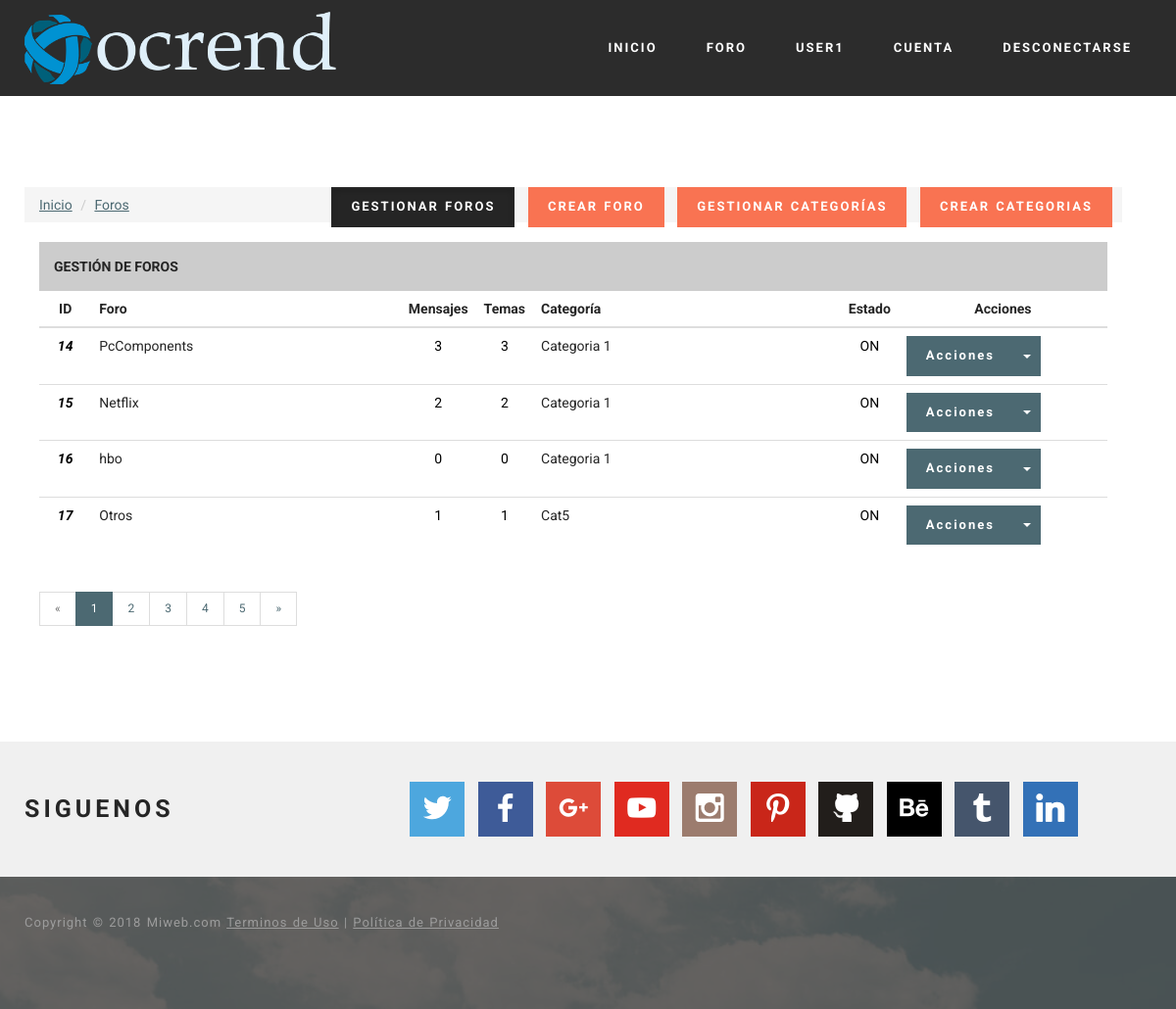
Page /?view=configforos (signed in) on the committed database.
### tables this page shows
CREATE TABLE `users` (
  `id` bigint(255) NOT NULL,
  `user` varchar(17) NOT NULL,
  `pass` varchar(50) NOT NULL,
  `email` varchar(40) NOT NULL,
  `permiso` int(1) NOT NULL DEFAULT '0' COMMENT '0=Usuario normal,  1= moderador  2=admin',
  `activo` int(1) NOT NULL DEFAULT '0',
  `keyreg` varchar(120) NOT NULL DEFAULT '',
  `keypass` varchar(50) NOT NULL,
  `new_pass` varchar(50) NOT NULL,
  `ultima_conexion` int(80) NOT NULL DEFAULT '1539558829',
  `no_leidos` text NOT NULL,
  `img_perfil` varchar(100) NOT NULL DEFAULT 'noavatar.gif',
  `firma` varchar(255) NOT NULL DEFAULT 'Esta es la firma de usuario',
  `rango` varchar(70) NOT NULL DEFAULT 'Usuario',
  `edad` int(3) NOT NULL DEFAULT '18',
  `fecha_reg` varchar(11) NOT NULL DEFAULT '15/10/2018',
  `biografia` varchar(255) NOT NULL DEFAULT 'Biografía del usuario.'
);

CREATE TABLE `foros` (
  `id` int(255) NOT NULL,
  `nombre` varchar(255) NOT NULL,
  `descripcion` varchar(255) NOT NULL,
  `cantidad_mensajes` bigint(255) NOT NULL DEFAULT '0',
  `cantidad_temas` bigint(255) NOT NULL DEFAULT '0',
  `id_categoria` int(100) NOT NULL DEFAULT '1',
  `estado` int(1) NOT NULL DEFAULT '1' COMMENT '1 es el estado abierto del foro y 0 para crrarlo y solo admin tiene acceso',
  `ultimo_tema` varchar(255) NOT NULL,
  `id_ultimo_tema` bigint(255) NOT NULL
);

CREATE TABLE `categorias` (
  `id` int(255) NOT NULL,
  `nombre` varchar(255) NOT NULL
);

### core/bin/functions/Users.php (called while the page is built, shortened)
<?php
function Users(){
$db = new Conexion();
$query =  $db->query("SELECT timer FROM config WHERE id='1' LIMIT 1;");
$timer = $db->recorrer($query)[0];
$db-> liberar($query);
$sql = $db->query("SELECT * FROM users");
$usuarios_actuales_db = $db->rows($sql);
if($_SESSION['cantidad_usuarios'] != $usuarios_actuales_db or (time() - 60) <= $timer) {
  while($d = $db->recorrer($sql)) {
    $users[$d['id']]= $d;}
}else {
  if (!isset($_SESSION['users'])) {
    while($d = $db->recorrer($sql)) {
      $users[$d['id']]= $d;}
  } else {
    $users = $_SESSION['users'];
  }
}
return $_SESSION['users'];
}
?>

### core/core.php (called while the page is built, shortened)
<?php
require('core/models/class.Conexion.php');
require('core/bin/functions/Users.php');
require('core/bin/functions/Categorias.php');
require('core/bin/functions/Foros.php');
$_users = Users();
$_categorias = Categorias();
$_foros = Foros();
?>

### core/models/class.Conexion.php (called while the page is built, shortened)
<?php
class Conexion extends mysqli {
public function rows($query){
  return mysqli_num_rows($query);
}
public function liberar($query){
  return mysqli_free_result($query);
}
public function recorrer($query){
  return mysqli_fetch_array($query);
}
}
 ?>

### core/bin/functions/Foros.php (called while the page is built, shortened)
<?php
function Foros(){
$db = new Conexion();
$sql = $db->query("SELECT * FROM foros;");
if($db->rows($sql) > 0) {
  while($d = $db->recorrer($sql)) {
    $foros[$d['id']]= $d;
    }
}else {
  $foros = false;
}
return $foros;
}
?>

### core/bin/functions/Categorias.php (called while the page is built, shortened)
<?php
function Categorias(){
$db = new Conexion();
$sql = $db->query("SELECT * FROM categorias;");
if($db->rows($sql) > 0) {
  while($d = $db->recorrer($sql)) {
    $categorias[$d['id']]= $d;
    }
}else {
  $categorias = false;
}
return $categorias;
}
?>

### html/forum/foros/all_foro.php (the view, shortened to what this page needs)
<?php include(HTML_DIR . 'overall/header.php'); ?>
<body>
<?php include(HTML_DIR . 'overall/topnav.php'); ?>
 <section class="mbr-section mbr-after-navbar" id="content1-10">
     <div class="mbr-section__container container mbr-section__container--isolated">
<div class="row container">
<?php
if(isset($_SESSION['app_id']) and $_users[$_SESSION['app_id']]['permiso'] >= 2){
  echo'
 <div class="mbr-avbar__column"><ul class="mbr-navbar__items mbr-navbar__items--right mbr-buttons mbr-buttons--freeze mbr-buttons">
     <a class="mbr-buttons__btn btn btn-danger active" href="?view=configforos">GESTIONAR FOROS</a>
     <a class="mbr-buttons__btn btn btn-danger" href="?view=configforos&mode=add">CREAR FORO</a>
     <a class="mbr-buttons__btn btn btn-danger" href="?view=categorias">GESTIONAR CATEGORÍAS</a>
     <a class="mbr-buttons__btn btn btn-danger" href="?view=categorias&mode=add">CREAR CATEGORIAS</a>
</div>
  ';
}
?>
 <ol class="breadcrumb">
   <li class="breadcrumb-item"><i class="fa fa-comments"></i><a href="?view=index">Inicio</a></li>
   <li class="breadcrumb-item"><i class="fa fa-comments"></i><a href="?view=forum">Foros</a></li>
 </ol>
<div class="col-sm-12">
  <table width="100%" border="0" cellspacing="2" cellpadding="2">
     <tr>
       <th scope="col" bgcolor="#CCCCCC" style="margin-bottom:5px; height:32px;" >
         <div align="left" style="margin-left:15px; margin-top:15px; margin-bottom:15px;">
           GESTIÓN DE FOROS</div></th>
     </tr>
   </table>
   <?php
if(false != $_foros){
  $HTML= '
  <div class="row">
    <div class="col-md-12">
  <table class="table">
    <thead>
      <tr>
        <th style="width: 5%;  text-align: center;">ID</th>
        <th style="width: 30%">Foro</th>
        <th style="width: 5%;  text-align: center;">Mensajes</th>
        <th style="width: 5%;  text-align: center;">Temas</th>
        <th style="width: 30%">Categoría</th>
        <th style="width: 5%;  text-align: center;">Estado</th>
        <th style="width: 20%;  text-align: center;">Acciones</th>
      </tr>
    </thead>
   <tbody>';
   foreach ($_foros as $id_foro => $content_array){
     $estado = $_foros[$id_foro]['estado'] == 1 ? 'ON' : 'OFF';
     $HTML .= '<tr>
       <td style="font-style: italic;	color: #000; text-align: center;"><strong>'.$_foros[$id_foro]['id'].'</strong></td>
       <td>'.$_foros[$id_foro]['nombre'].'</td>
       <td style="color: #000; text-align: center;">'.number_format($_foros[$id_foro]['cantidad_mensajes'],0,',','.').'</td>
       <td style="color: #000; text-align: center;">'.number_format($_foros[$id_foro]['cantidad_temas'],0,',','.').'</td>
       <td>'.$_categorias[$_foros[$id_foro]['id_categoria']]['nombre'].'</td>
       <td style="color: #000; text-align: center;">'. $estado .'</td>
      <td>
        <div class="btn-group">
          <a class="btn btn-primary">Acciones</a>
          <a href="#" class="btn btn-primary dropdown-toggle" data-toggle="dropdown"><span class="caret"></span></a>
          <ul class="dropdown-menu">
            <li><a href="?view=configforos&mode=edit&id='.$_foros[$id_foro]['id'].'">Editar</a></li>
            <li><a onClick="DeleteItem(\'¿Esta seguro de eliminar este foro?\', \'?view=configforos&mode=delete&id='.$_foros[$id_foro]['id'].'\')">Eliminar</a></li>
          </ul>
      </div>
    </td>
    </tr>';
    }
    $HTML .='</tbody></table>';
   } else {
     $HTML='<div class="alert alert-dismissible alert-info">
  <button type="button" class="close" data-dismiss="alert">&times;</button>
  <strong>UPS! No hay ningun foro (all_foro.php)</strong></a>
</div>';
  }
echo $HTML;
   ?>
 <div>
   <ul class="pagination pagination-sm">
     <li class="page-item disabled">
       <a class="page-link" href="#">&laquo;</a>
     </li>
     <li class="page-item active">
       <a class="page-link" href="#">1</a>
     </li>
     <li class="page-item">
       <a class="page-link" href="#">2</a>
     </li>
     <li class="page-item">
       <a class="page-link" href="#">3</a>
     </li>
     <li class="page-item">
       <a class="page-link" href="#">4</a>
     </li>
     <li class="page-item">
       <a class="page-link" href="#">5</a>
     </li>
     <li class="page-item">
       <a class="page-link" href="#">&raquo;</a>
     </li>
   </ul>
 </div>
</div>
</section>
<?php include(HTML_DIR . 'overall/footer.php'); ?>
</body>
</html>

### html/overall/topnav.php (shortened to what this page needs)
<section class="mbr-navbar mbr-navbar--freeze mbr-navbar--absolute mbr-navbar--sticky mbr-navbar--auto-collapse" id="ext_menu-0">
    <div class="mbr-navbar__section mbr-section">
        <div class="mbr-section__container container">
            <div class="mbr-navbar__container">
                <div class="mbr-navbar__column mbr-navbar__column--s mbr-navbar__brand">
                    <span class="mbr-navbar__brand-link mbr-brand mbr-brand--inline">
                        <span class="mbr-brand__logo"><a href="#"><img class="mbr-navbar__brand-img mbr-brand__img" src="views/images/logo.png" alt="Mobirise"></a></span>
                    </span>
                </div>
                <div class="mbr-navbar__column mbr-navbar__menu">
                    <nav class="mbr-navbar__menu-box mbr-navbar__menu-box--inline-right">
                        <div class="mbr-navbar__column"><ul class="mbr-navbar__items mbr-navbar__items--right mbr-buttons mbr-buttons--freeze mbr-buttons--right btn-decorator mbr-buttons--active"><li class="mbr-navbar__item">
                          <a class="mbr-buttons__link btn text-white" href="#">INICIO</a></li><li class="mbr-navbar__item">
                            <a class="mbr-buttons__link btn text-white" href="?view=forum">FORO</a></li><li class="mbr-navbar__item">
<?php
if(!isset($_SESSION['app_id'])){
  echo '<a class="mbr-buttons__link btn text-white" data-toggle="modal" data-target="#Login">INICIAR SESIÓN</a></li><li class="mbr-navbar__item">
  <div class="mbr-navbar__column"><ul class="mbr-navbar__items mbr-navbar__items--right mbr-buttons mbr-buttons--freeze mbr-buttons--right btn-inverse mbr-buttons--active">
  <li class="mbr-navbar__item"><a class="mbr-buttons__btn btn btn-danger" data-toggle="modal" data-target="#Registro">REGISTRO</a></li></ul></div>
';
}else {
  echo '<a class="mbr-buttons__link btn text-white" href="?view=perfil&id='.$_SESSION['app_id'].'">'. strtoupper($_users[$_SESSION['app_id']]['user']) .'</a></li><li class="mbr-navbar__item">
        <a class="mbr-buttons__link btn text-white" href="?view=cuenta">CUENTA</a></li><li class="mbr-navbar__item">
        <a class="mbr-buttons__link btn text-white" href="?view=logout">DESCONECTARSE</a></li><li class="mbr-navbar__item">
  ';
}
?>
                    </nav>
                </div>
            </div>
        </div>
    </div>
</section>

### views/mobirise/css/style.css (style rules this page uses)
html { position: relative; min-height: 100%; }
.mbr-navbar { position: relative; width: 100%; }
.mbr-navbar:before { content: ""; display: block; }
.mbr-navbar__brand-link:after, .mbr-navbar__brand-img { height: 74px; }
.mbr-navbar:before, .mbr-navbar__container { height: 98px; }
.mbr-navbar__brand-img { position: relative; }
.mbr-navbar__brand-img, .mbr-navbar__container, .mbr-navbar__section { -webkit-transition: all 300ms ease-in-out 0s; -o-transition: all 300ms ease-in-out 0s; transition: all 300ms ease-in-out 0s; }
.mbr-navbar__section { background: #2c2c2c; height: auto; position: absolute; top: 0; width: 100%; z-index: 1000; }
.mbr-navbar__container { display: table; padding: 12px 0; width: 100%; }
.mbr-navbar__menu-box { display: table; width: 100%; }
.mbr-navbar__menu-box--inline-left, .mbr-navbar__menu-box--inline-center, .mbr-navbar__menu-box--inline-right { display: block; text-align: left; }
.mbr-navbar__menu-box--inline-right { text-align: right; }
.mbr-navbar__column { display: table-cell; vertical-align: middle; }
.mbr-navbar__column--s { width: 20%; }
.mbr-navbar__menu-box--inline-left .mbr-navbar__column, .mbr-navbar__menu-box--inline-center .mbr-navbar__column, .mbr-navbar__menu-box--inline-right .mbr-navbar__column { display: inline-block; }
.mbr-navbar__items { float: left; padding-left: 0px; position: relative; left: -20px; }
.mbr-navbar__items--right { float: right; left: 0; }
.mbr-navbar__item { display: block; float: left; position: relative; }
.mbr-navbar--sticky .mbr-navbar__section { position: fixed; }
.mbr-navbar--absolute { position: absolute; }
.mbr-after-navbar:before { content: ""; display: block; height: 98px; }
.mbr-brand { display: block; float: left; position: relative; }
.mbr-brand, .mbr-brand:hover { text-decoration: none; }
.mbr-brand--inline { display: table; }
.mbr-brand--inline:after { content: ""; display: table-cell; width: 1px; }
.mbr-brand--inline .mbr-brand__logo, .mbr-brand--inline .mbr-brand__name { display: table-cell; vertical-align: middle; }
.mbr-brand--inline .mbr-brand__logo { padding-right: 10px; }
.mbr-section { padding: 0 20px; }
.mbr-section__container { padding: 0; position: relative; z-index: 3; }
.mbr-section__container--isolated { padding-bottom: 93px; padding-top: 93px; }
.mbr-buttons { margin: -26px 0 13px 0; position: relative; text-align: left; top: 26px; }
.mbr-buttons__btn, .mbr-buttons__link { margin: 0 10px 13px 0; }
.mbr-buttons__btn, .mbr-buttons__link, .mbr-buttons__btn:hover, .mbr-buttons__link:hover { text-decoration: none; }
.mbr-buttons--right { text-align: right; }
.mbr-buttons--right .mbr-buttons__btn, .mbr-buttons--right .mbr-buttons__link { margin: 0 0 13px 10px; }

### views/mobirise/css/mbr-additional.css (style rules this page uses)
#ext_menu-0 .mbr-navbar__section { background: #2c2c2c; }

### rows in the picture
users: user "USER1"
foros: id "14", nombre "PcComponents", cantidad_mensajes "3", cantidad_temas "3", id_categoria.nombre "Categoria 1", estado "ON"
foros: id "15", nombre "Netflix", cantidad_mensajes "2", cantidad_temas "2", id_categoria.nombre "Categoria 1", estado "ON"
foros: id "16", nombre "hbo", cantidad_mensajes "0", cantidad_temas "0", id_categoria.nombre "Categoria 1", estado "ON"
foros: id "17", nombre "Otros", cantidad_mensajes "1", cantidad_temas "1", nombre "Cat5", estado "ON"

### other values in the picture
APP_COPY "Copyright © 2018 Miweb.com"
